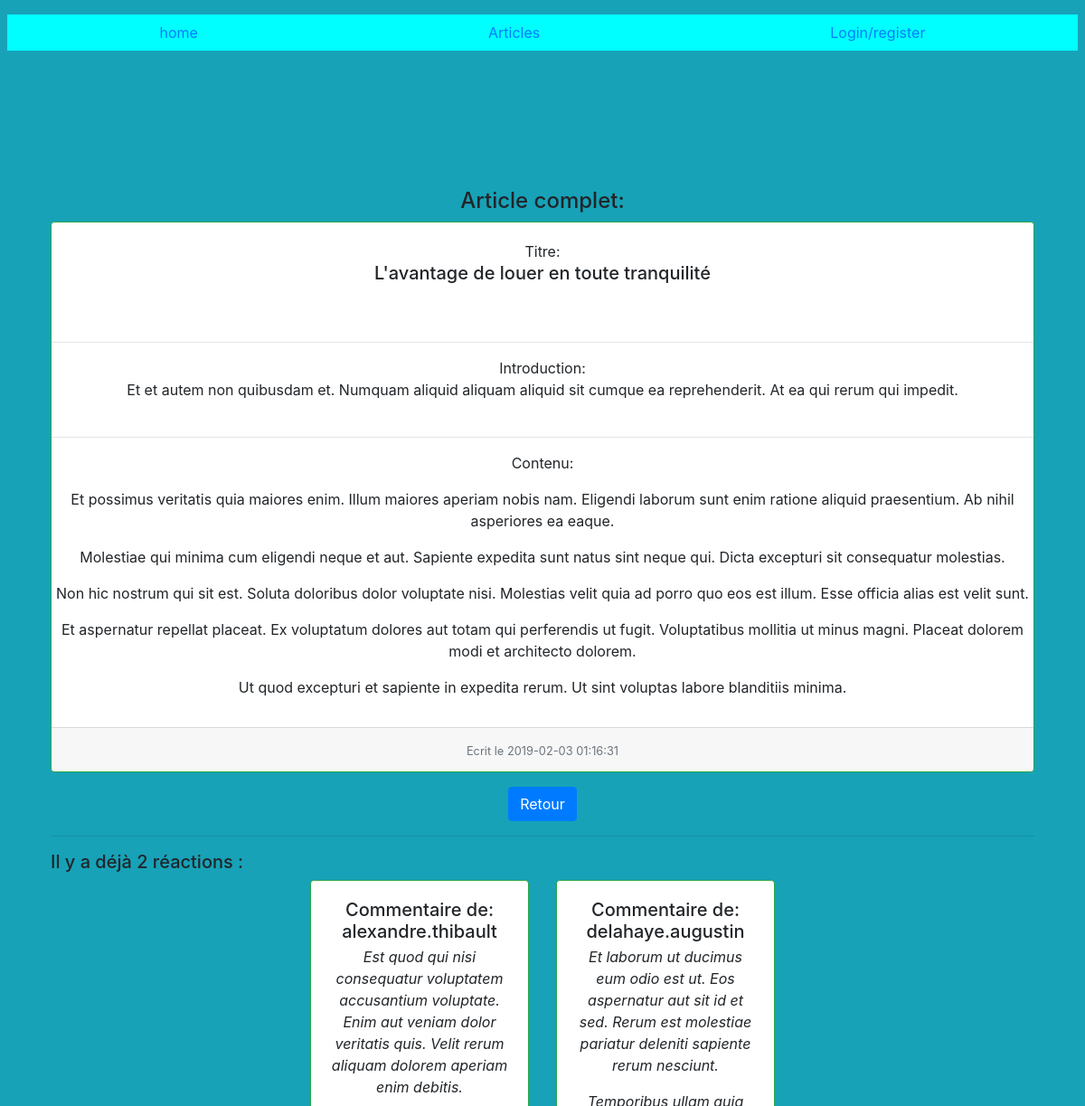
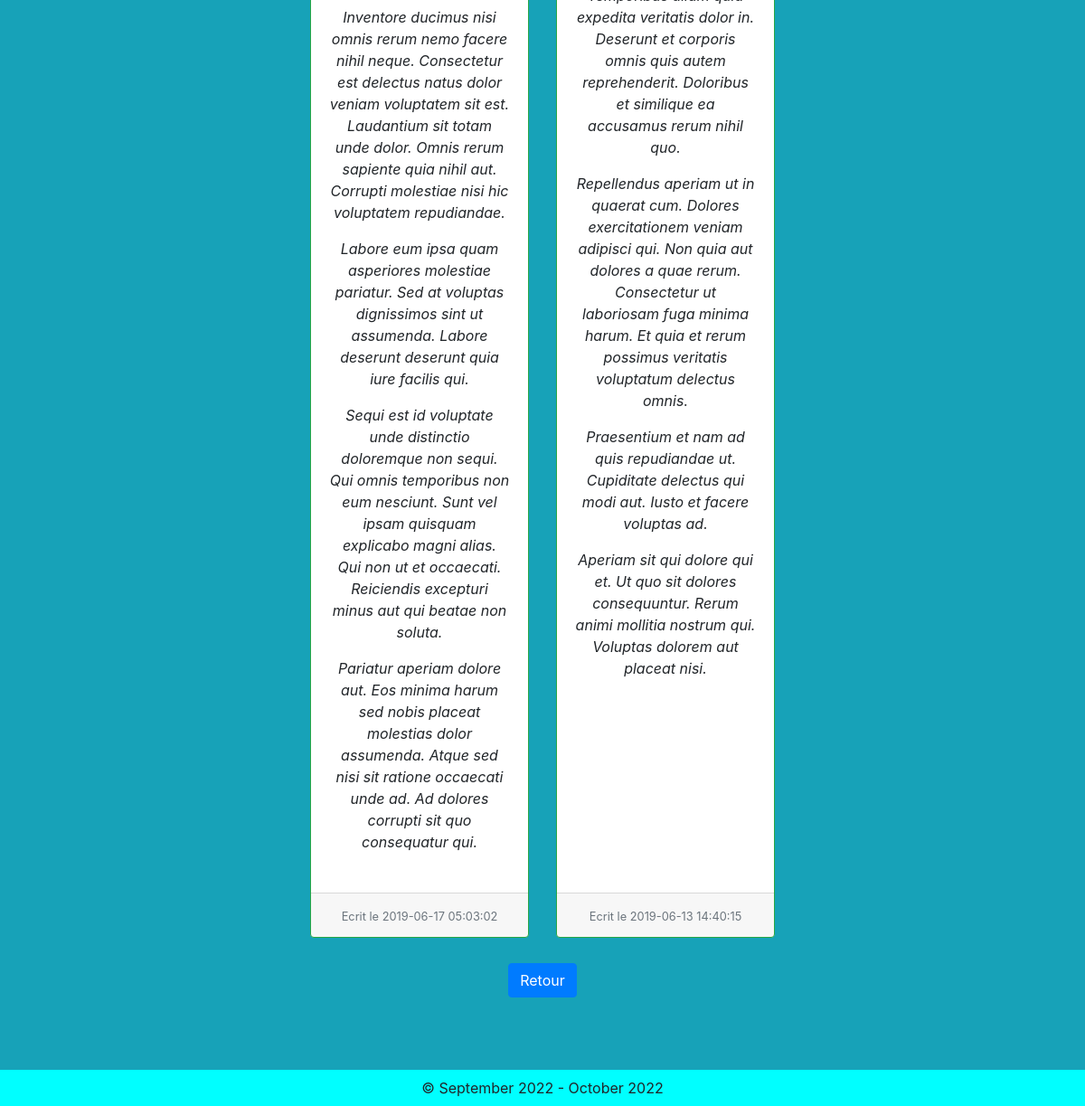
Before: /front/src/controllers/articles/article.php?id=122 with the older database file (2 pictures, top to bottom).
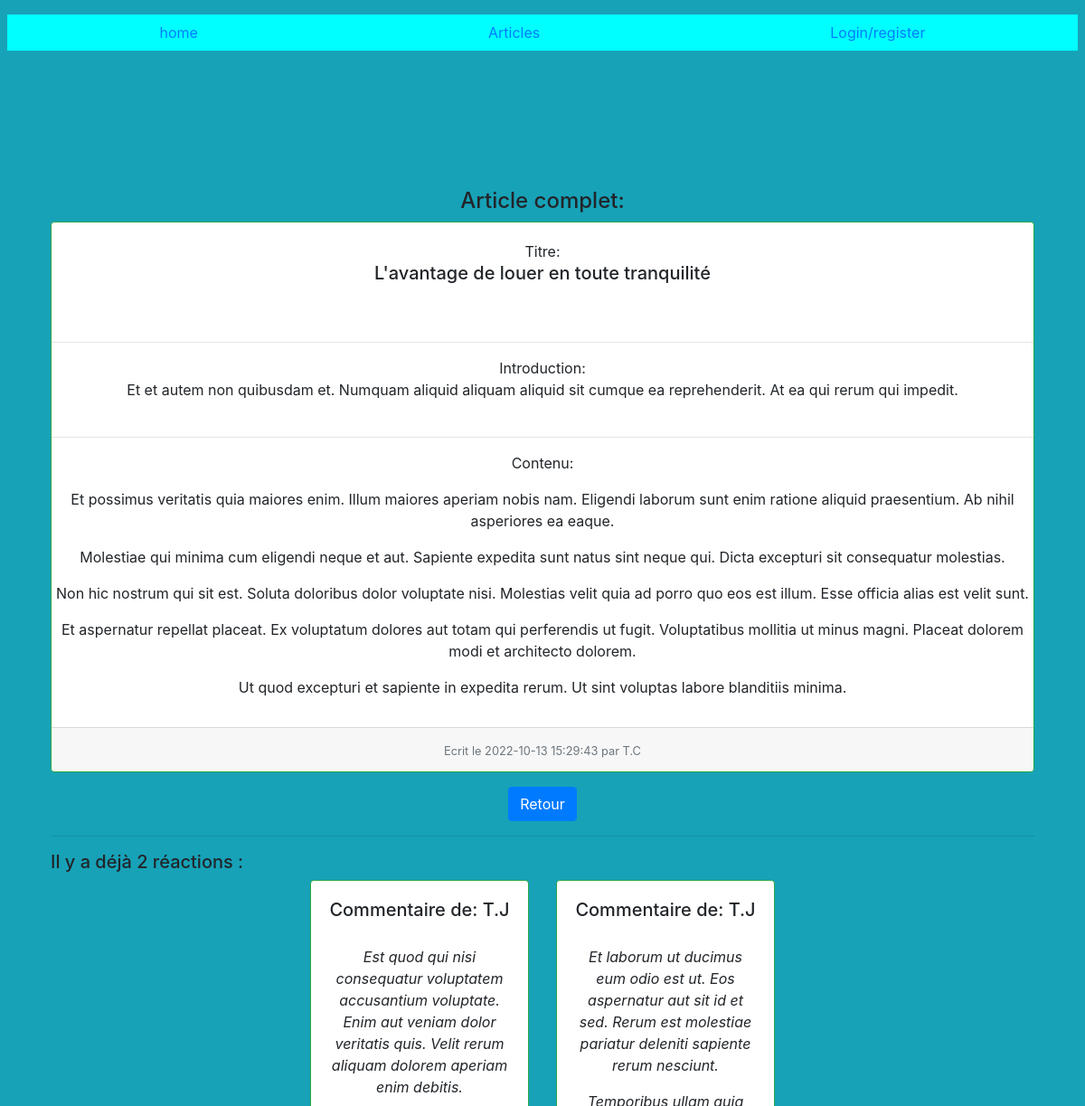
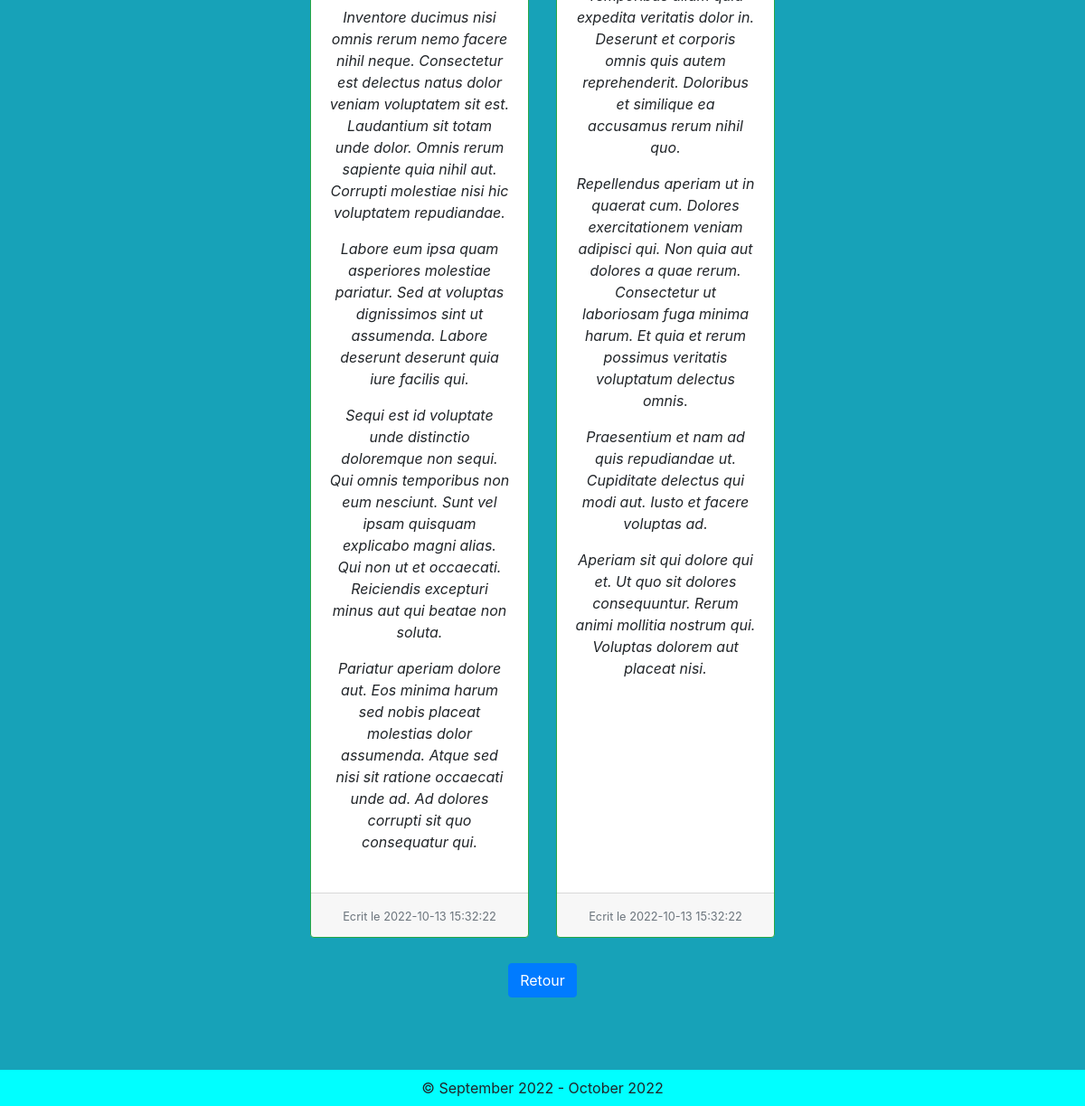
After: the same page with the newer database file (2 pictures, top to bottom).
### tables this page shows
CREATE TABLE `articles` (
  `id` int NOT NULL AUTO_INCREMENT,
  `author` varchar(255) DEFAULT NULL,
  `title` varchar(255) NOT NULL,
  `introduction` text NOT NULL,
  `content` text NOT NULL,
  `created_at` datetime NOT NULL,
  PRIMARY KEY (`id`)
);

CREATE TABLE `comments` (
  `id` int NOT NULL AUTO_INCREMENT,
  `author` varchar(255) NOT NULL,
  `content` text NOT NULL,
  `created_at` datetime NOT NULL,
  `article_id` int NOT NULL,
  PRIMARY KEY (`id`),
  KEY `FK_ARTICLES` (`article_id`)
);

### front/src/controllers/articles/article.php (called while the page is built, shortened)
<?php
$article_id = null;
if (!empty($_GET['id']) && ctype_digit($_GET['id'])) {
    $article_id = $_GET['id'];
}
$pdo = Database::connect();
$pdo->setAttribute(PDO::ATTR_ERRMODE, PDO::ERRMODE_EXCEPTION);
$query = $pdo->prepare("SELECT * FROM articles WHERE id = :article_id");
$query->execute(['article_id' => $article_id]);
$article = $query->fetch();
$query = $pdo->prepare("SELECT * FROM comments WHERE article_id = :article_id ORDER BY created_at DESC ");
$query->execute(['article_id' => $article_id]);
$commentaires = $query->fetchAll();
require('../../pages/comments/showComments.html.php');
$pageContent = ob_get_clean();
require('../../layout/layout.html.php');

### front/src/pages/comments/showComments.html.php (the view, shortened to what this page needs)
<div class="mt-5  mr-2 ml-2 p-5">
    <h4 class="text-center">Article complet:</h4>
    <div class="card h-100 border-success text-center">
        <div class="card-body">Titre:
            <h5 class="card-title" style="height:5vh"><?= $article['title'] ?></h5>
        </div>
        <hr>
        <div class="card-text mb-2">Introduction:
            <p><?= $article['introduction'] ?></p>
        </div>
        <hr>
        <blockquote>Contenu:
            <p><?= $article['content'] ?></p>
        </blockquote>
        <div class="card-footer">
            <small class="text-muted">Ecrit le <?= $article['created_at'] ?>
                <?php if (!empty($article['author'])) : ?>
                    <span class="help-inline"><?php echo " par " . $article['author']; ?></span>
                <?php endif; ?>
            </small>
        </div>
    </div>
    <div class="d-flex justify-content-center my-3">
        <a class="btn btn-primary" href="../../../../front/src/controllers/articles/listArticles.php">Retour</a>
    </div>
    <?php if (count($commentaires) === 0) : ?>
        <hr class="mt-2;mb-2">
        <h5 class="mt-3">Il n'y a pas encore de commentaires pour cet article</h5>
    <?php else : ?>
        <hr class="mt-2;mb-2">
        <h5 class="mt-3">Il y a déjà <?= count($commentaires) ?> réactions : </h5>
        <div class="card-group text-center justify-content-center">
            <?php foreach ($commentaires as $commentaire) : ?>
                <div class="col-md-3 mb-4">
                    <div class="card h-100 border-success">
                        <div class="card-body">
                            <h5 class="card-title" style="height:5vh">Commentaire de: <?= $commentaire['author'] ?></h5>
                            <blockquote>
                                <em><?= $commentaire['content'] ?></em>
                            </blockquote>
                        </div>
                        <div class="card-footer">
                            <small class="text-muted">Ecrit le <?= $commentaire['created_at'] ?></small>
                        </div>
                    </div>
                </div>
            <?php endforeach ?>
        </div>
        <div class="d-flex justify-content-center my-1">
            <a class="btn btn-primary" href="../../../../front/src/controllers/articles/listArticles.php">Retour</a>
        </div>
    <?php endif ?>
</div>

### front/src/layout/layout.html.php (shortened to what this page needs)
<!DOCTYPE html>
<html lang="en">
<head>
    <link rel="stylesheet" href="https://cdn.jsdelivr.net/npm/bootstrap@4.1.3/dist/css/bootstrap.min.css">
    <link rel="stylesheet" href="https://cdnjs.cloudflare.com/ajax/libs/font-awesome/6.2.0/css/all.min.css" />
</head>
<body <?php if (!empty($_SESSION["pseudo"])) {
            echo 'class="bg-light"';
        } else {
            echo 'class="bg-info"';
        } ?>>
    <?php
    include('nav.php');
    ?>
    <?= $pageContent; ?>
    <?php include('footer.php') ?>
</body>
</html>

### front/src/layout/nav.php (shortened to what this page needs)
<div class="p-2">
   <h5 class="text-center"><?php if ($_SESSION["username"]) echo "Bienvenue " . $_SESSION["username"]; ?></h6>
   <nav>
      <div <?php if (!empty($_SESSION["pseudo"])) {
               echo 'style="background-color: AntiqueWhite"';
            } else {
               echo 'style="background-color: aqua"';
            } ?> class="d-flex justify-content-around p-2 mb-5">
         <a href='../../../../index.php'>home</a>
         <a href='../../../../front/src/controllers/articles/listArticles.php'>Articles</a>
         <?php if (!$_SESSION["username"]) echo "<a href='../../../../front/src/controllers/auth/login.php'>Login/register</a>"; ?>
      </div>
   </nav>
</div>

### front/src/layout/footer.php
<footer>
   <div <?php if (!empty($_SESSION["pseudo"])) {
            echo 'style="background-color: AntiqueWhite"';
         } else {
            echo 'style="background-color: aqua"';
         } ?> class="p-2 d-flex justify-content-around">
      © September 2022 - <?php echo date("F") . " " . date("Y");
                           if ($_SESSION["pseudo"]) echo "<div> Je suis connecté avec mon pseudo: " . $_SESSION["pseudo"] . "</div>" ?>
   </div>
</footer>

Changed rows visible on the page:
removed comments: author "alexandre.thibault", content "Est quod qui nisi consequatur voluptatem accusantium voluptate. Enim aut veniam dolor veritatis quis. Velit rerum aliquam dolorem aperiam enim debitis. Inventore ducimus nisi omnis rerum nemo facere nihil neque. Consectetur est delectus natus dolor veniam voluptatem sit est. Laudantium sit totam unde dolor. Omnis rerum sapiente quia nihil aut. Corrupti molestiae nisi hic voluptatem repudiandae. Labore eum ipsa quam asperiores molestiae pariatur. Sed at voluptas dignissimos sint ut assumenda. Labore deserunt deserunt quia iure facilis qui. Sequi est id voluptate unde distinctio doloremque non sequi. Qui omnis temporibus non eum nesciunt. Sunt vel ipsam quisquam explicabo magni alias. Qui non…", created_at "2019-06-17 05:03:02"
removed comments: author "delahaye.augustin", content "Et laborum ut ducimus eum odio est ut. Eos aspernatur aut sit id et sed. Rerum est molestiae pariatur deleniti sapiente rerum nesciunt. Temporibus ullam quia expedita veritatis dolor in. Deserunt et corporis omnis quis autem reprehenderit. Doloribus et similique ea accusamus rerum nihil quo. Repellendus aperiam ut in quaerat cum. Dolores exercitationem veniam adipisci qui. Non quia aut dolores a quae rerum. Consectetur ut laboriosam fuga minima harum. Et quia et rerum possimus veritatis voluptatum delectus omnis. Praesentium et nam ad quis repudiandae ut. Cupiditate delectus qui modi aut. Iusto et facere voluptas ad. Aperiam sit qui dolore qui et. Ut quo sit dolores consequuntur. Rerum…", created_at "2019-06-13 14:40:15"
changed articles "L'avantage de louer en toute tranquilité": created_at "2019-02-03 01:16:31" → "2022-10-13 15:29:43"; author (not shown) → "T.C"
added comments: author "T.J", content "Est quod qui nisi consequatur voluptatem accusantium voluptate. Enim aut veniam dolor veritatis quis. Velit rerum aliquam dolorem aperiam enim debitis. Inventore ducimus nisi omnis rerum nemo facere nihil neque. Consectetur est delectus natus dolor veniam voluptatem sit est. Laudantium sit totam unde dolor. Omnis rerum sapiente quia nihil aut. Corrupti molestiae nisi hic voluptatem repudiandae. Labore eum ipsa quam asperiores molestiae pariatur. Sed at voluptas dignissimos sint ut assumenda. Labore deserunt deserunt quia iure facilis qui. Sequi est id voluptate unde distinctio doloremque non sequi. Qui omnis temporibus non eum nesciunt. Sunt vel ipsam quisquam explicabo magni alias. Qui non…", created_at "2022-10-13 15:32:22"
added comments: author "T.J", content "Et laborum ut ducimus eum odio est ut. Eos aspernatur aut sit id et sed. Rerum est molestiae pariatur deleniti sapiente rerum nesciunt. Temporibus ullam quia expedita veritatis dolor in. Deserunt et corporis omnis quis autem reprehenderit. Doloribus et similique ea accusamus rerum nihil quo. Repellendus aperiam ut in quaerat cum. Dolores exercitationem veniam adipisci qui. Non quia aut dolores a quae rerum. Consectetur ut laboriosam fuga minima harum. Et quia et rerum possimus veritatis voluptatum delectus omnis. Praesentium et nam ad quis repudiandae ut. Cupiditate delectus qui modi aut. Iusto et facere voluptas ad. Aperiam sit qui dolore qui et. Ut quo sit dolores consequuntur. Rerum…", created_at "2022-10-13 15:32:22"
Other visible differences:
text now shown: "par"
